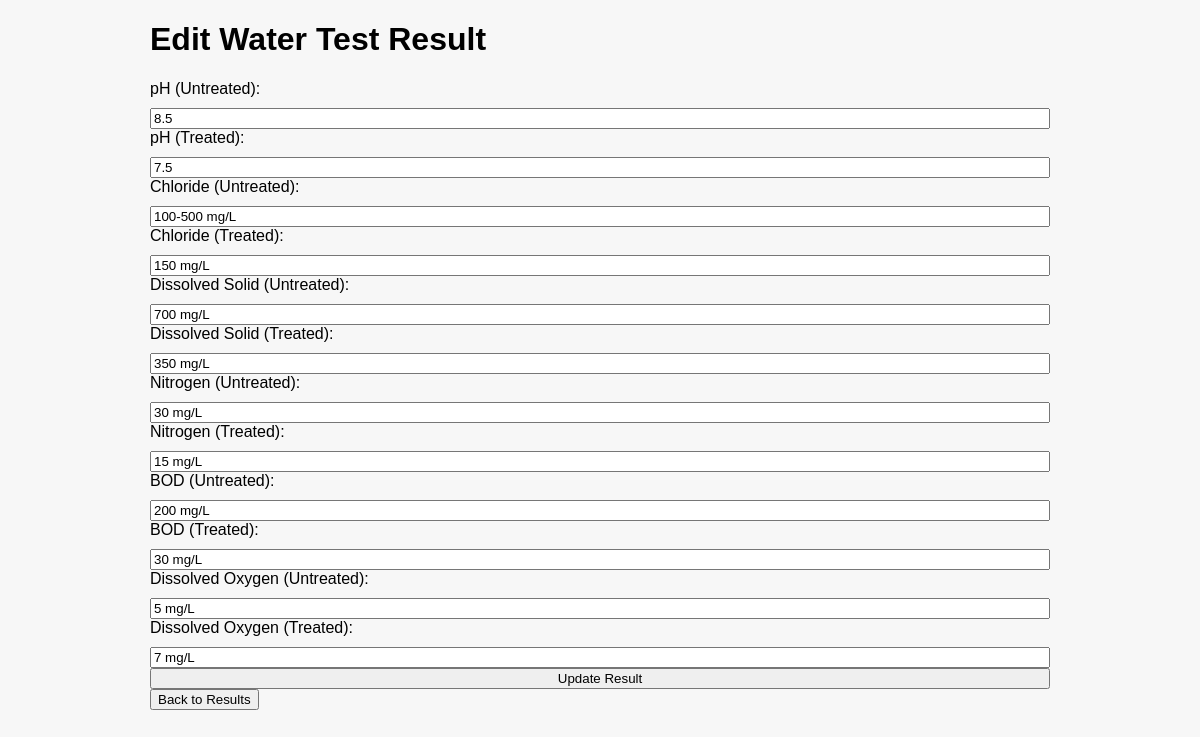
Page /edit_result/1 (signed in) on the committed database.
### tables this page shows
CREATE TABLE results (
            id INTEGER PRIMARY KEY AUTOINCREMENT,
            ph_untreated REAL,
            ph_treated REAL,
            chloride_untreated REAL,
            chloride_treated REAL,
            solid_untreated REAL,
            solid_treated REAL,
            nitrogen_untreated REAL,
            nitrogen_treated REAL,
            bod_untreated REAL,
            bod_treated REAL,
            oxygen_untreated REAL,
            oxygen_treated REAL
        );

### app.py (the view, shortened to what this page needs)
@app.route('/edit_result/<int:result_id>', methods=['GET', 'POST'])
def edit_result(result_id):
    if 'user' not in session:
        return redirect(url_for('login'))
    conn = sqlite3.connect('wastewater.db')
    cursor = conn.cursor()
    cursor.execute('SELECT * FROM results WHERE id = ?', (result_id,))
    result = cursor.fetchone()
    conn.close()
    return render_template('edit_result.html', result=result)

### templates/edit_result.html (shortened to what this page needs)
<!DOCTYPE html>
<html lang="en">
<head>
    <link rel="stylesheet" href="{{ url_for('static', filename='style.css') }}">
</head>
<body>
    <div class="container">
        <h1>Edit Water Test Result</h1>
        <form method="post">
            <label for="ph_untreated">pH (Untreated):</label>
            <input type="text" id="ph_untreated" name="ph_untreated" value="{{ result[1] }}" required>
            <label for="ph_treated">pH (Treated):</label>
            <input type="text" id="ph_treated" name="ph_treated" value="{{ result[2] }}" required>
            <label for="chloride_untreated">Chloride (Untreated):</label>
            <input type="text" id="chloride_untreated" name="chloride_untreated" value="{{ result[3] }}" required>
            <label for="chloride_treated">Chloride (Treated):</label>
            <input type="text" id="chloride_treated" name="chloride_treated" value="{{ result[4] }}" required>
            <label for="solid_untreated">Dissolved Solid (Untreated):</label>
            <input type="text" id="solid_untreated" name="solid_untreated" value="{{ result[5] }}" required>
            <label for="solid_treated">Dissolved Solid (Treated):</label>
            <input type="text" id="solid_treated" name="solid_treated" value="{{ result[6] }}" required>
            <label for="nitrogen_untreated">Nitrogen (Untreated):</label>
            <input type="text" id="nitrogen_untreated" name="nitrogen_untreated" value="{{ result[7] }}" required>
            <label for="nitrogen_treated">Nitrogen (Treated):</label>
            <input type="text" id="nitrogen_treated" name="nitrogen_treated" value="{{ result[8] }}" required>
            <label for="bod_untreated">BOD (Untreated):</label>
            <input type="text" id="bod_untreated" name="bod_untreated" value="{{ result[9] }}" required>
            <label for="bod_treated">BOD (Treated):</label>
            <input type="text" id="bod_treated" name="bod_treated" value="{{ result[10] }}" required>
            <label for="oxygen_untreated">Dissolved Oxygen (Untreated):</label>
            <input type="text" id="oxygen_untreated" name="oxygen_untreated" value="{{ result[11] }}" required>
            <label for="oxygen_treated">Dissolved Oxygen (Treated):</label>
            <input type="text" id="oxygen_treated" name="oxygen_treated" value="{{ result[12] }}" required>
            <button type="submit">Update Result</button>
        </form>
        <a href="{{ url_for('show_results') }}"><button>Back to Results</button></a>
    </div>
</body>
</html>

### static/style.css (style rules this page uses)
body { font-family: Arial, sans-serif; }
.container { max-width: 800px; margin: 0 auto; }
form { display: flex; flex-direction: column; }
form label { margin-bottom: 10px; }
body { font-family: 'Arial', sans-serif; background-color: #f7f7f7; }
.container { max-width: 900px; }

### rows in the picture
results: ph_untreated "8.5", ph_treated "7.5", chloride_untreated "100-500 mg/L", chloride_treated "150 mg/L", solid_untreated "700 mg/L", solid_treated "350 mg/L", nitrogen_untreated "30 mg/L", nitrogen_treated "15 mg/L", bod_untreated "200 mg/L", bod_treated "30 mg/L", oxygen_untreated "5 mg/L", oxygen_treated "7 mg/L"
